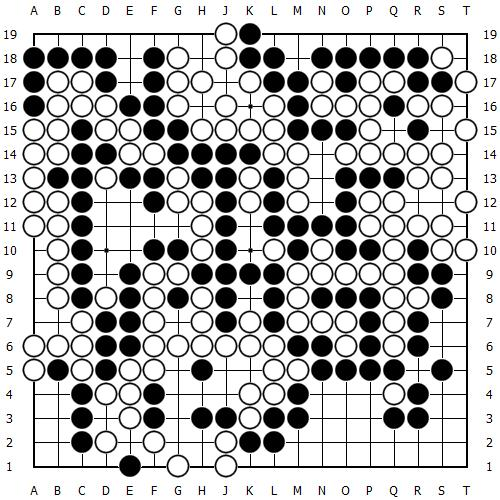
//> input picture 201827026 원종찬 opencv 프로젝트/input/img1.jpg, 500 x 500 px; its folder holds only this picture in this run
$ ./201827026_원종찬_프로젝트   (built with g++ and OpenCV 4)
//> lines starting //> are read from the running program, lines starting //| are printed output that depends on the picture; after the words box and inside, x2 and y2 are one past the last pixel; in counts of white or black regions, pixels touching at a corner belong together
#include <iostream>
#include <fstream>
#include <opencv2/opencv.hpp>

using namespace std;
using namespace cv;

int cnt = 0;

//board 사이즈
int BOARD_ROWS = 19;//y
int BOARD_COLS = 19; //x

//board 시작점.
Point START_POINT = Point(33, 33);
Point END_POINT = Point(467, 467);


int recognize_go_board(Mat board, Mat result_board, Point start_point, Point end_point, int go_board_rows, int go_board_cols, int* result_board_points)
{
	//board size. and gap
	int row_size = end_point.x - start_point.x;
	int row_gap = (row_size / (go_board_rows - 1));

	int col_size = end_point.y - start_point.y;
	int col_gap = (col_size / (go_board_cols - 1));

	uchar* pointer_board = (uchar*)board.data;

	int bp_index = 0;
	for (int i = 0; i < go_board_rows; ++i) {
		for (int j = 0; j < go_board_cols; ++j, bp_index++) {
			int board_i = i * row_gap + start_point.y + 1;
			int board_j = j * col_gap + start_point.x + 1;

			int index = board_j + board_i * board.cols;


			//주변점.
			int ni = board_i + 5;
			int nj = board_j + 5;

			if (ni + 5 >= board.rows - 1)

				ni = board_i - 5;

			if (nj + 5 >= board.cols - 1)
				nj = board_j - 5;


			int n_index = nj + ni * board.cols;

			//현재점 이 흰색일때
			if (pointer_board[index] > 100) {
				result_board_points[bp_index] = 1;


				//주변점 이 흰색일때
				if (pointer_board[n_index] > 100) {
					result_board_points[bp_index] = 2;
					circle(result_board, Point(board_j, board_i), 2, Scalar(0, 0, 255), 2);
					circle(result_board, Point(board_j, board_i), 13, Scalar(0, 255, 0), 2);
				}
				else {
					result_board_points[bp_index] = 0;
				}
			}
			//현재점 이 흑색일때
			else if (pointer_board[index] < 100)
			{
				//주변점 이 흑색일때
				if (pointer_board[n_index] < 100) {
					result_board_points[bp_index] = 1;
					circle(result_board, Point(board_j, board_i), 2, Scalar(255, 0, 0), 2);
					circle(result_board, Point(board_j, board_i), 13, Scalar(0, 255, 0), 2);
				}
				else {
					result_board_points[bp_index] = 0;
				}
			}
		}
	}


	return 0;
}


int main()
{

	const char* path = ".\\input\\*.jpg";
	vector<String> filenames; glob(path, filenames, true /* recursive */);
	ofstream fout;
	for (int idx = 0; idx < filenames.size(); idx++)
	{
		String filename = filenames[idx];

		Mat board;

		board = imread(filename);
//> board is the input picture: 500 rows x 500 cols, CV_8UC3; mean B, G, R 186.2, 186.3, 186.3
		//동적 배열 할당
		int* result_board_points = new int[BOARD_ROWS * BOARD_COLS];
		Mat result;
		board.copyTo(result);

		Mat gray_board;
		cvtColor(board, gray_board, COLOR_RGB2GRAY);

		//글자 지우기 위해 블러 사용.
		medianBlur(gray_board, gray_board, 3);
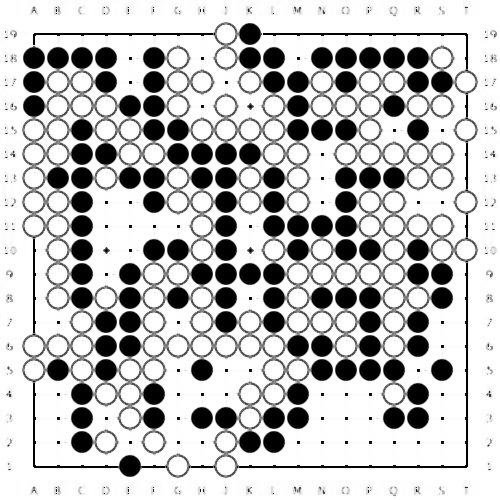
//> gray_board: 500 rows x 500 cols, CV_8UC1; min 0, max 255, mean 192.5
		medianBlur(gray_board, gray_board, 3);
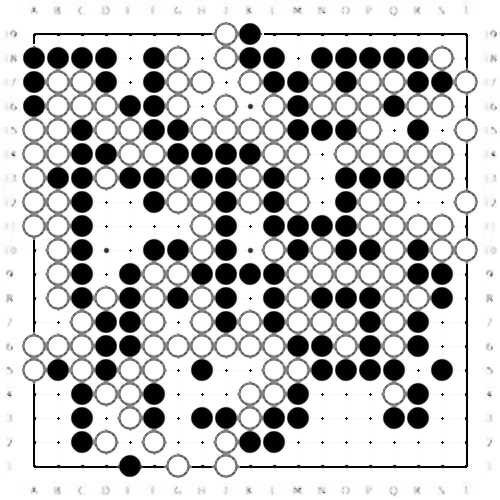
//> gray_board: 500 rows x 500 cols, CV_8UC1; min 0, max 255, mean 193.4

		recognize_go_board(gray_board, result, START_POINT, END_POINT, BOARD_ROWS, BOARD_COLS, result_board_points);
//> in recognize_go_board, `int row_size = end_point.x - start_point.x;`: row_size = 434
//> in recognize_go_board, `int row_gap = (row_size / (go_board_rows - 1));`: row_gap = 24
//> in recognize_go_board, `int col_size = end_point.y - start_point.y;`: col_size = 434
//> in recognize_go_board, `int col_gap = (col_size / (go_board_cols - 1));`: col_gap = 24
//> the loop in recognize_go_board, `for (int i = 0; i < go_board_rows; ++i)` made 19 passes
//> bp_index on passes 1 to 12: 19, 38, 57, 76, 95, 114, 133, 152, 171, 190, 209, 228
//> after the loop in recognize_go_board, `for (int i = 0; i < go_board_rows; ++i)`:
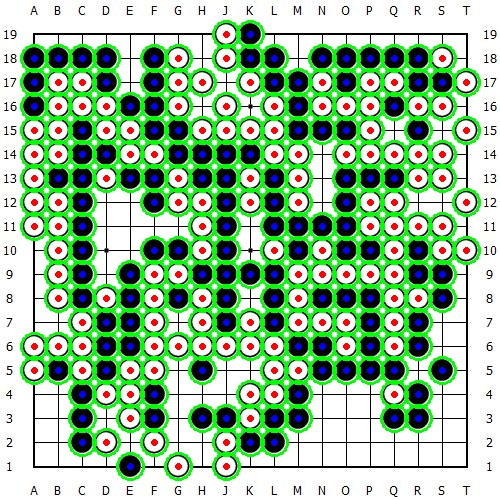
//> result_board: 500 rows x 500 cols, CV_8UC3; mean B, G, R 147.1, 191.2, 147.4
//> after the loop in recognize_go_board, `for (int i = 0; i < go_board_rows; ++i)`: bp_index = 361

		fout.open(".\\text\\" + to_string(cnt) + ".txt");
		int w=0;
		int b=0;
		int index = 0;
		for (int i = 0; i < BOARD_ROWS; ++i)
		{
			for (int j = 0; j < BOARD_COLS; ++j, ++index)
			{
				if (result_board_points[index] == 0)
				{
					fout << "  0";
				}
				else if (result_board_points[index] == 1)
				{
					fout << " 흑";
					b++;
				}
				else if (result_board_points[index] == 2)
				{
					fout << " 백";
					w++;
				}
			}
			printf("\n");
			fout << "\n";
		}
//> this loop made 19 passes
//> (index, b, w) on passes 1 to 12: (19, 1, 1), (38, 13, 4), (57, 21, 13), (76, 26, 24), (95, 33, 34), (114, 39, 45), (133, 49, 52), (152, 54, 61), (171, 60, 68), (190, 68, 75), (209, 76, 83), (228, 85, 90)
//> after the loop, index = 361; b = 121; w = 127
		fout << " 흑 개수:";
		fout << b;
		fout << " 개";

		fout << "\n";
		fout << " 백 개수:" ;
		fout << w;
		fout << " 개";
		imshow("input", board);
		imshow("result", result);
		imwrite(".\\output\\" + to_string(cnt) + ".jpg", result);
		fout.close();
		cnt++;

		waitKey(0);
	}
	return 0;
}

$ run again, on 201827026 원종찬 opencv 프로젝트/input/img4.jpg
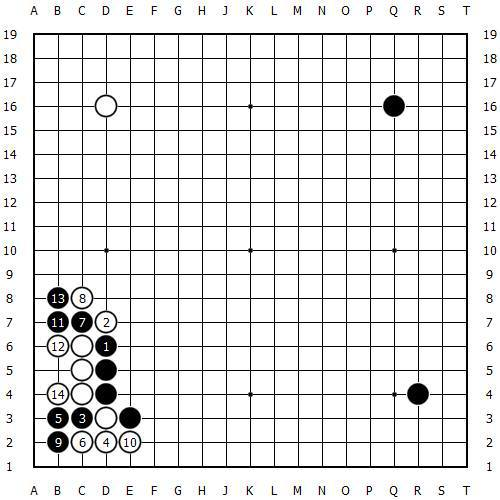
//> input picture 201827026 원종찬 opencv 프로젝트/input/img4.jpg, 500 x 500 px
//> board is the input picture: 500 rows x 500 cols, CV_8UC3; mean B, G, R 229.1, 229.2, 229.2
//> `medianBlur(gray_board, gray_board, 3);`:
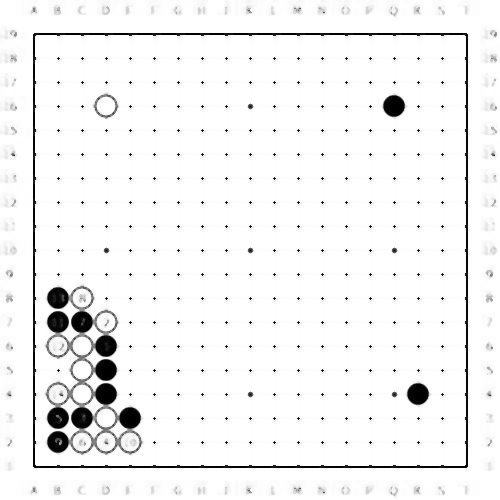
//> gray_board: 500 rows x 500 cols, CV_8UC1; min 0, max 255, mean 242.9
//> row_size = 434
//> row_gap = 24
//> col_size = 434
//> col_gap = 24
//> the loop in recognize_go_board, `for (int i = 0; i < go_board_rows; ++i)` made 19 passes
//> bp_index on passes 1 to 8: 19, 38, 57, 76, 95, 114, 133, 152
//> after the loop in recognize_go_board, `for (int i = 0; i < go_board_rows; ++i)`:
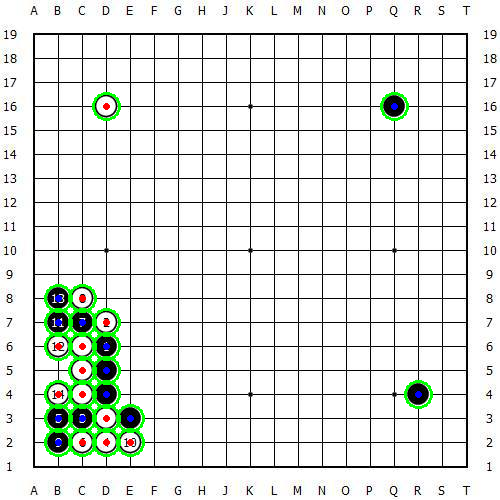
//> result_board: 500 rows x 500 cols, CV_8UC3; 2.28% of pixels changed, all inside (x1, y1, x2, y2) = (44, 92, 433, 457)
//> after the loop in recognize_go_board, `for (int i = 0; i < go_board_rows; ++i)`: bp_index = 361
//> the loop `for (int i = 0; i < BOARD_ROWS; ++i)` made 19 passes
//> (index, b, w) on passes 1 to 8: (19, 0, 0), (38, 0, 0), (57, 0, 0), (76, 1, 1), (95, 1, 1), (114, 1, 1), (133, 1, 1), (152, 1, 1)
//> (printed output is left out)
//> after the loop `for (int i = 0; i < BOARD_ROWS; ++i)`: b = 12

$ run again, on 201827026 원종찬 opencv 프로젝트/input/img10.jpg
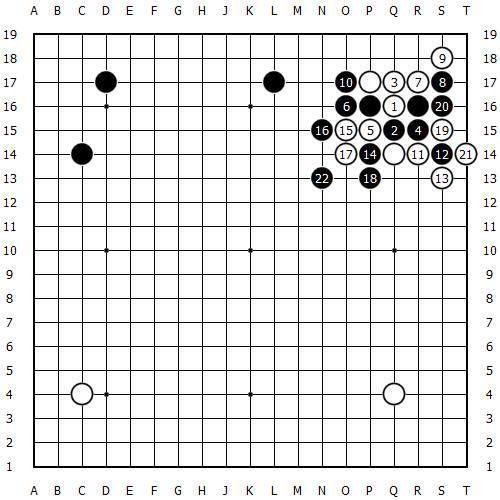
//> input picture 201827026 원종찬 opencv 프로젝트/input/img10.jpg, 500 x 500 px
//> board is the input picture: 500 rows x 500 cols, CV_8UC3; mean B, G, R 227.7, 227.8, 227.8
//> `medianBlur(gray_board, gray_board, 3);`:
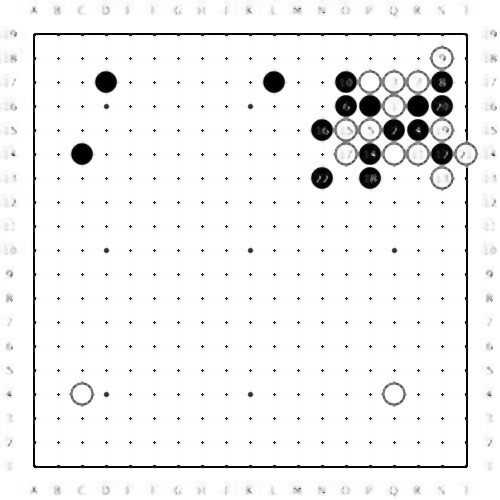
//> gray_board: 500 rows x 500 cols, CV_8UC1; min 0, max 255, mean 241.2
//> row_size = 434
//> row_gap = 24
//> col_size = 434
//> col_gap = 24
//> the loop in recognize_go_board, `for (int i = 0; i < go_board_rows; ++i)` made 19 passes
//> bp_index on passes 1 to 8: 19, 38, 57, 76, 95, 114, 133, 152
//> after the loop in recognize_go_board, `for (int i = 0; i < go_board_rows; ++i)`:
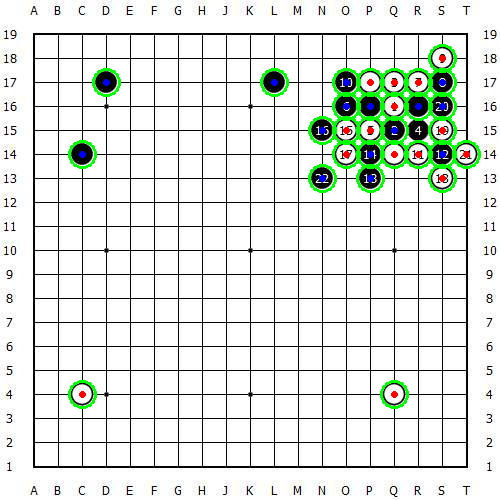
//> result_board: 500 rows x 500 cols, CV_8UC3; 2.91% of pixels changed, all inside (x1, y1, x2, y2) = (68, 44, 481, 409)
//> after the loop in recognize_go_board, `for (int i = 0; i < go_board_rows; ++i)`: bp_index = 361
//> the loop `for (int i = 0; i < BOARD_ROWS; ++i)` made 19 passes
//> (index, b, w) on passes 1 to 8: (19, 0, 0), (38, 0, 1), (57, 4, 4), (76, 8, 5), (95, 10, 8), (114, 13, 12), (133, 15, 13), (152, 15, 13)
//> (printed output is left out)
//> after the loop `for (int i = 0; i < BOARD_ROWS; ++i)`: b = 15
